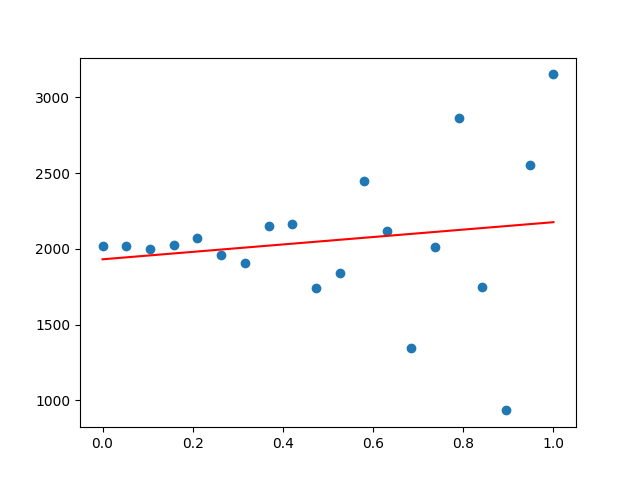

Write the Python code that produced this figure.
import matplotlib.pyplot as plt
import numpy as np


Data=np.loadtxt('test.txt')
x=np.array(Data[:,1])
y=np.array(Data[:,2])

plt.scatter(x,y)

linear_model=np.polyfit(x,y,1)
linear_fit=np.poly1d(linear_model)
x_s=np.linspace(x.min(),x.max(),200)
plt.plot(x_s,linear_fit(x_s),color='red')
plt.show()
